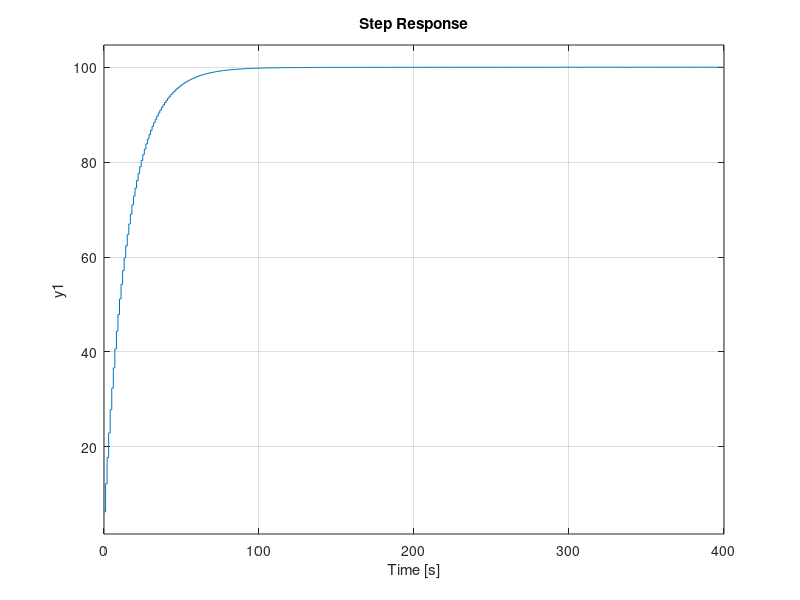

Write the MATLAB code that produced this figure. (Note: this script raises an error after producing the figure.)

z=tf('z',1)
Glz = 1.46*z/(z-0.9849)
H=1/100;
Gc= 4.6154*(z-0.985)/(z-1)
Glcz=feedback(Gc*Glz,H);

% sisotool(Glz)
step(Glcz)

%%
z=tf('z')
s=tf('s')
Ts=6.425;
Gc1= 1.471/(s+0.01542);
Gc1z= c2d(Gc1,Ts)
sisotool(Gc1z)
H=1/100;
%%step(Gc1)

%%Gc=3*(z-0.8)/z;
%%jjj=feedback(Gc1z*Gc,H)
%%glc=feedback(Gc1,H)
%%step(glc)

%%step(jjj)
%%sisotool(Gc1z)